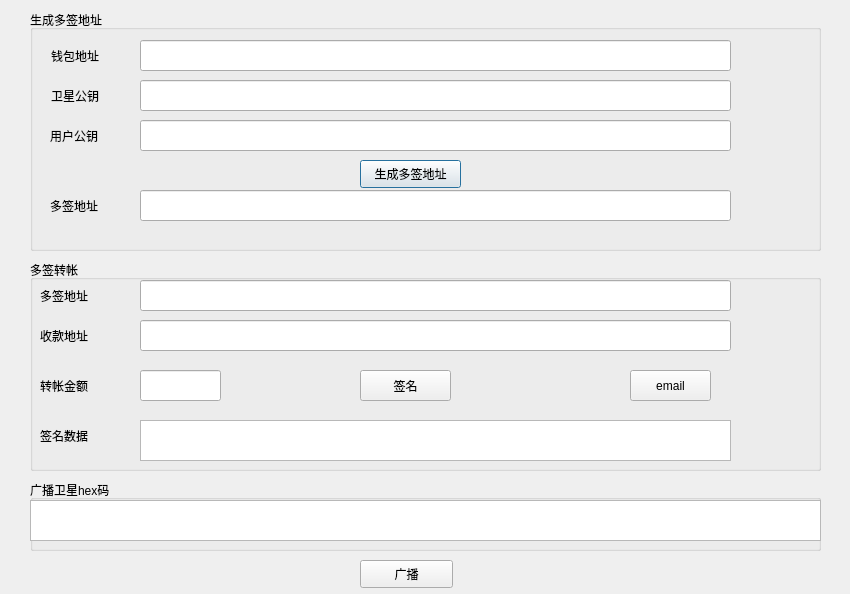
<?xml version="1.0" encoding="UTF-8"?>
<ui version="4.0">
 <class>MultiSignPage</class>
 <widget class="QDialog" name="MultiSignPage">
  <property name="geometry">
   <rect>
    <x>0</x>
    <y>0</y>
    <width>850</width>
    <height>594</height>
   </rect>
  </property>
  <property name="windowTitle">
   <string>Dialog</string>
  </property>
  <widget class="QGroupBox" name="groupBox">
   <property name="geometry">
    <rect>
     <x>30</x>
     <y>10</y>
     <width>791</width>
     <height>241</height>
    </rect>
   </property>
   <property name="title">
    <string>生成多签地址</string>
   </property>
   <widget class="QLineEdit" name="importLineEdit">
    <property name="geometry">
     <rect>
      <x>110</x>
      <y>30</y>
      <width>591</width>
      <height>31</height>
     </rect>
    </property>
   </widget>
   <widget class="QLabel" name="importLabel">
    <property name="geometry">
     <rect>
      <x>21</x>
      <y>30</y>
      <width>71</width>
      <height>31</height>
     </rect>
    </property>
    <property name="text">
     <string>钱包地址</string>
    </property>
   </widget>
   <widget class="QPushButton" name="generateButton">
    <property name="geometry">
     <rect>
      <x>330</x>
      <y>150</y>
      <width>101</width>
      <height>28</height>
     </rect>
    </property>
    <property name="text">
     <string>生成多签地址</string>
    </property>
   </widget>
   <widget class="QLabel" name="addressLabel">
    <property name="geometry">
     <rect>
      <x>20</x>
      <y>180</y>
      <width>71</width>
      <height>31</height>
     </rect>
    </property>
    <property name="text">
     <string>多签地址</string>
    </property>
   </widget>
   <widget class="QLineEdit" name="multisigAddressLineEdit">
    <property name="geometry">
     <rect>
      <x>110</x>
      <y>180</y>
      <width>591</width>
      <height>31</height>
     </rect>
    </property>
    <property name="readOnly">
     <bool>true</bool>
    </property>
   </widget>
   <widget class="QLineEdit" name="satAddressLineEdit">
    <property name="geometry">
     <rect>
      <x>110</x>
      <y>70</y>
      <width>591</width>
      <height>31</height>
     </rect>
    </property>
   </widget>
   <widget class="QLabel" name="satAddressLabel">
    <property name="geometry">
     <rect>
      <x>21</x>
      <y>70</y>
      <width>71</width>
      <height>31</height>
     </rect>
    </property>
    <property name="text">
     <string>卫星公钥</string>
    </property>
   </widget>
   <widget class="QLineEdit" name="thirdAddressLineEdIt">
    <property name="geometry">
     <rect>
      <x>110</x>
      <y>110</y>
      <width>591</width>
      <height>31</height>
     </rect>
    </property>
   </widget>
   <widget class="QLabel" name="thirdAddressLabel">
    <property name="geometry">
     <rect>
      <x>20</x>
      <y>110</y>
      <width>71</width>
      <height>31</height>
     </rect>
    </property>
    <property name="text">
     <string>用户公钥</string>
    </property>
   </widget>
  </widget>
  <widget class="QGroupBox" name="groupBox2">
   <property name="geometry">
    <rect>
     <x>30</x>
     <y>260</y>
     <width>791</width>
     <height>211</height>
    </rect>
   </property>
   <property name="title">
    <string>多签转帐</string>
   </property>
   <widget class="QLabel" name="toAddresLabel">
    <property name="geometry">
     <rect>
      <x>10</x>
      <y>60</y>
      <width>71</width>
      <height>31</height>
     </rect>
    </property>
    <property name="text">
     <string>收款地址</string>
    </property>
   </widget>
   <widget class="QLabel" name="transferLabel">
    <property name="geometry">
     <rect>
      <x>10</x>
      <y>110</y>
      <width>71</width>
      <height>31</height>
     </rect>
    </property>
    <property name="text">
     <string>转帐金额</string>
    </property>
   </widget>
   <widget class="QLineEdit" name="toAddressLineEdit">
    <property name="geometry">
     <rect>
      <x>110</x>
      <y>60</y>
      <width>591</width>
      <height>31</height>
     </rect>
    </property>
   </widget>
   <widget class="QLineEdit" name="amountLineEdit">
    <property name="geometry">
     <rect>
      <x>110</x>
      <y>110</y>
      <width>81</width>
      <height>31</height>
     </rect>
    </property>
   </widget>
   <widget class="QPushButton" name="signButton">
    <property name="geometry">
     <rect>
      <x>330</x>
      <y>110</y>
      <width>91</width>
      <height>31</height>
     </rect>
    </property>
    <property name="text">
     <string>签名</string>
    </property>
   </widget>
   <widget class="QTextEdit" name="dataTextEdit">
    <property name="geometry">
     <rect>
      <x>110</x>
      <y>160</y>
      <width>591</width>
      <height>41</height>
     </rect>
    </property>
   </widget>
   <widget class="QLabel" name="signDataLabel">
    <property name="geometry">
     <rect>
      <x>10</x>
      <y>160</y>
      <width>71</width>
      <height>31</height>
     </rect>
    </property>
    <property name="text">
     <string>签名数据</string>
    </property>
   </widget>
   <widget class="QPushButton" name="emailButton">
    <property name="geometry">
     <rect>
      <x>600</x>
      <y>110</y>
      <width>81</width>
      <height>31</height>
     </rect>
    </property>
    <property name="text">
     <string>email</string>
    </property>
   </widget>
   <widget class="QLabel" name="fromAddressLabel">
    <property name="geometry">
     <rect>
      <x>10</x>
      <y>20</y>
      <width>71</width>
      <height>31</height>
     </rect>
    </property>
    <property name="text">
     <string>多签地址</string>
    </property>
   </widget>
   <widget class="QLineEdit" name="fromAddressLineEdit">
    <property name="geometry">
     <rect>
      <x>110</x>
      <y>20</y>
      <width>591</width>
      <height>31</height>
     </rect>
    </property>
   </widget>
  </widget>
  <widget class="QGroupBox" name="groupBox_2">
   <property name="geometry">
    <rect>
     <x>30</x>
     <y>480</y>
     <width>791</width>
     <height>71</height>
    </rect>
   </property>
   <property name="title">
    <string>广播卫星hex码</string>
   </property>
   <widget class="QTextEdit" name="rawHexTextEdit">
    <property name="geometry">
     <rect>
      <x>0</x>
      <y>20</y>
      <width>791</width>
      <height>41</height>
     </rect>
    </property>
   </widget>
  </widget>
  <widget class="QPushButton" name="broadcastButton">
   <property name="geometry">
    <rect>
     <x>360</x>
     <y>560</y>
     <width>93</width>
     <height>28</height>
    </rect>
   </property>
   <property name="text">
    <string>广播</string>
   </property>
  </widget>
 </widget>
 <resources/>
 <connections/>
</ui>
